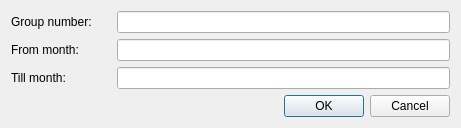
<?xml version="1.0" encoding="UTF-8"?>
<ui version="4.0">
 <class>CreateAmortizeGroup</class>
 <widget class="QDialog" name="CreateAmortizeGroup">
  <property name="geometry">
   <rect>
    <x>0</x>
    <y>0</y>
    <width>461</width>
    <height>125</height>
   </rect>
  </property>
  <property name="sizePolicy">
   <sizepolicy hsizetype="Fixed" vsizetype="Fixed">
    <horstretch>0</horstretch>
    <verstretch>0</verstretch>
   </sizepolicy>
  </property>
  <property name="windowTitle">
   <string>Create/Update amortize group</string>
  </property>
  <property name="locale">
   <locale language="English" country="UnitedStates"/>
  </property>
  <property name="modal">
   <bool>false</bool>
  </property>
  <layout class="QGridLayout" name="gridLayout">
   <property name="leftMargin">
    <number>11</number>
   </property>
   <property name="topMargin">
    <number>11</number>
   </property>
   <property name="rightMargin">
    <number>11</number>
   </property>
   <property name="bottomMargin">
    <number>11</number>
   </property>
   <item row="2" column="0">
    <widget class="QLabel" name="tillMonthLb">
     <property name="text">
      <string>Till month:</string>
     </property>
    </widget>
   </item>
   <item row="1" column="0">
    <widget class="QLabel" name="fromMonthLb">
     <property name="text">
      <string>From month:</string>
     </property>
    </widget>
   </item>
   <item row="1" column="1">
    <widget class="QLineEdit" name="fromMonthEdit">
     <property name="toolTip">
      <string>&lt;html&gt;&lt;head/&gt;&lt;body&gt;&lt;p&gt;For example: Main St. 99&lt;/p&gt;&lt;/body&gt;&lt;/html&gt;</string>
     </property>
    </widget>
   </item>
   <item row="0" column="1">
    <widget class="QLineEdit" name="gNumberEdit">
     <property name="toolTip">
      <string>&lt;html&gt;&lt;head/&gt;&lt;body&gt;&lt;p&gt;For example: &amp;quot;River Co.&amp;quot;&lt;/p&gt;&lt;/body&gt;&lt;/html&gt;</string>
     </property>
    </widget>
   </item>
   <item row="3" column="0" colspan="2">
    <layout class="QHBoxLayout" name="horizontalLayout">
     <item>
      <spacer name="horizontalSpacer">
       <property name="orientation">
        <enum>Qt::Horizontal</enum>
       </property>
       <property name="sizeHint" stdset="0">
        <size>
         <width>40</width>
         <height>20</height>
        </size>
       </property>
      </spacer>
     </item>
     <item>
      <widget class="QPushButton" name="okBtn">
       <property name="text">
        <string>OK</string>
       </property>
      </widget>
     </item>
     <item>
      <widget class="QPushButton" name="cancelBtn">
       <property name="text">
        <string>Cancel</string>
       </property>
      </widget>
     </item>
    </layout>
   </item>
   <item row="0" column="0">
    <widget class="QLabel" name="gNumberLb">
     <property name="sizePolicy">
      <sizepolicy hsizetype="Preferred" vsizetype="Preferred">
       <horstretch>0</horstretch>
       <verstretch>0</verstretch>
      </sizepolicy>
     </property>
     <property name="minimumSize">
      <size>
       <width>100</width>
       <height>0</height>
      </size>
     </property>
     <property name="text">
      <string>Group number:</string>
     </property>
    </widget>
   </item>
   <item row="2" column="1">
    <widget class="QLineEdit" name="toMonthEdit">
     <property name="toolTip">
      <string>&lt;html&gt;&lt;head/&gt;&lt;body&gt;&lt;p&gt;For example: 929999999 (only digits)&lt;/p&gt;&lt;/body&gt;&lt;/html&gt;</string>
     </property>
    </widget>
   </item>
  </layout>
 </widget>
 <tabstops>
  <tabstop>gNumberEdit</tabstop>
  <tabstop>fromMonthEdit</tabstop>
  <tabstop>toMonthEdit</tabstop>
  <tabstop>okBtn</tabstop>
  <tabstop>cancelBtn</tabstop>
 </tabstops>
 <resources/>
 <connections/>
</ui>
